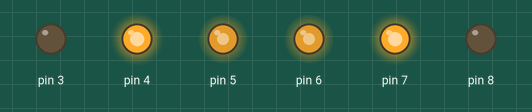
The sketch below on a simulated Arduino Uno, built with avr-gcc and run on an emulated ATmega328P. On the bench: output pins drawn as LEDs (lit = HIGH).

Above: at 0.1 s.
Timing chart, 0 to 1.6 s (numbered marks = the images above):
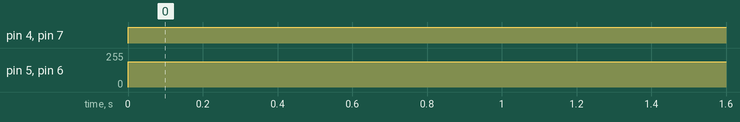

The sketch:

hover_V1.ino
```cpp
void setup(){
  pinMode(4,OUTPUT);
  pinMode(3,OUTPUT);
  pinMode(7,OUTPUT);
  pinMode(8,OUTPUT);
}

void loop(){
   digitalWrite(4,HIGH);
   digitalWrite(3,LOW);
   digitalWrite(7,HIGH);
   digitalWrite(8,LOW);
   analogWrite(5,190); // Señal PWM a 75% en el PIN 6
   analogWrite(6,190); // Señal PWM a 75% en el PIN 6
}
```

Measured:
- by itself, pin 4, pin 7: LOW → HIGH at 0.00 s
- by itself, pin 5, pin 6: 0/255 → 190/255 at 0.00 s
